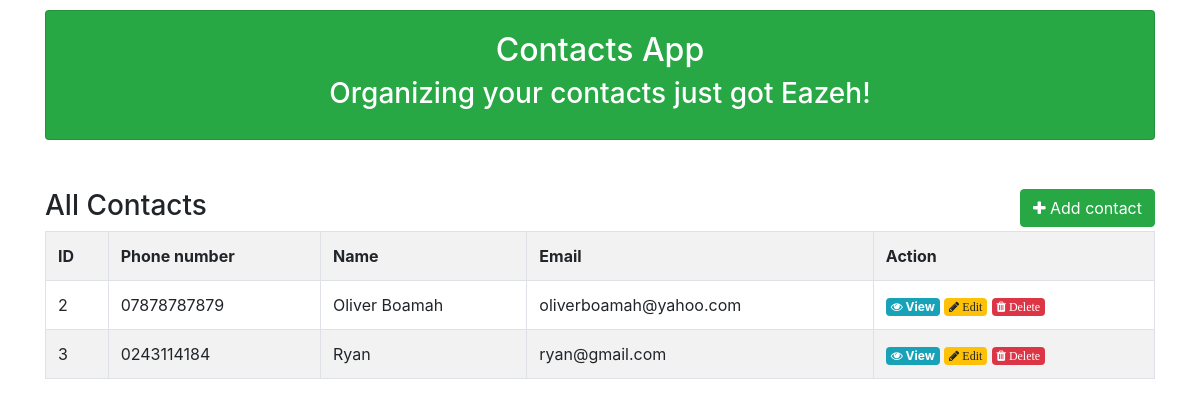
Before: / with the older database file.
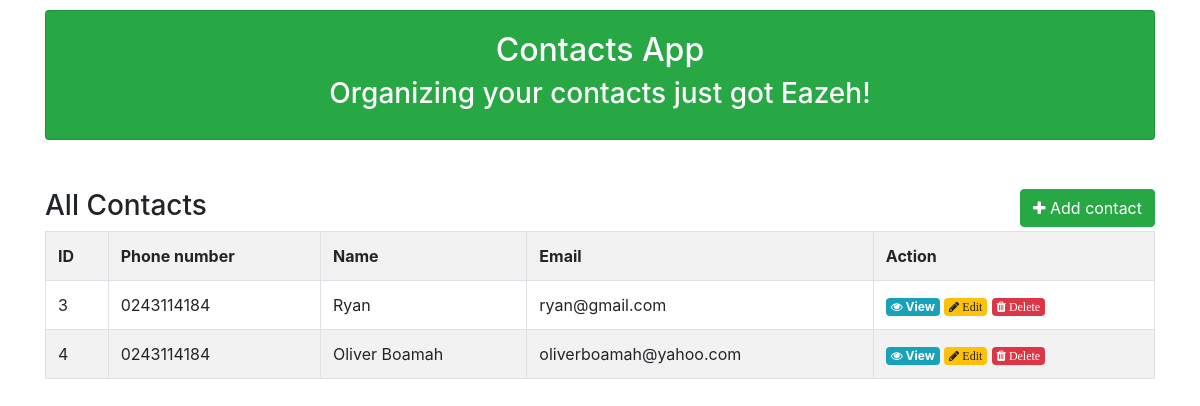
After: the same page with the newer database file.
### contacts/models/contact_model.py (models this page shows)
class Contact(models.Model):
    phone_number = models.CharField(max_length=15, null=False)
    name = models.CharField(max_length=100, null=True)
    email = models.EmailField(null=True)
    created_at = models.DateTimeField(auto_now_add=timezone.now())
    updated_at = models.DateTimeField(auto_now=timezone.now())
    is_deleted = models.BooleanField(default=False)

### contacts/views/contact_views.py (the view)
def get_all_contacts(request):
    contacts = Contact.objects.filter(is_deleted=False).order_by('id')
    create_contact_form = CreateContactForm()
    update_contact_form = UpdateContactForm()
    context = {
        'contacts': contacts,
        'create_contact_form': create_contact_form,
        'update_contact_form': update_contact_form
    }
    return render(request=request, template_name='contacts/index.html', context=context)

### contacts/templates/contacts/index.html (shortened to what this page needs)
{% extends 'contacts/base.html' %}
{% load static %}
{% block content %}
    <button style="float: right" class="btn btn-success" data-toggle="modal" data-target="#exampleModal"><i
            class="fa fa-plus"></i> Add contact
    </button>
    <h3>All Contacts</h3>
    <table class="table table-striped table-bordered">
        <tr>
            <th>ID</th>
            <th>Phone number</th>
            <th>Name</th>
            <th>Email</th>
            <th>Action</th>
        </tr>
        {% for contact in contacts %}
            <tr>
                <td>{{ contact.id }}</td>
                <td>{{ contact.phone_number }}</td>
                <td>{{ contact.name }}</td>
                <td>{{ contact.email }}</td>
                <td>
                    <a href="{% url 'contacts:show' contact.id %}"><span class="badge badge-info"><i
                            class="fa fa-eye"></i> View</span></a>
                    <a id="{{ contact.id }}" class="update-contact" href="javascript: void(0)"><span
                            class="badge badge-warning"
                            data-target="#updateContactModal" data-toggle="modal">
                        <i class="fa fa-pencil"> Edit</i></span></a>
                    <a id="{{ contact.id }}" class="delete-contact" href="javascript: void(0)"><span
                            class="badge badge-danger"><i class="fa fa-trash"> Delete</i>
                    </span></a>
                </td>
            </tr>
        {% endfor %}
    </table>
{% endblock content %}

### contacts/templates/contacts/base.html (shortened to what this page needs)
{% load static %}
<!DOCTYPE html>
<html lang="en">
<head>
    {% block stylesheets %}
        <link href="{% static 'bootstrap/css/bootstrap.css' %}" rel="stylesheet">
        <link rel="stylesheet"
              href="https://cdnjs.cloudflare.com/ajax/libs/font-awesome/4.7.0/css/font-awesome.min.css">
    {% endblock stylesheets %}
</head>
<body>
{% block header %}
    <div class="container">
    <div class="card card-body bg-success" style="margin-top: 10px">
        <div style="text-align: center">
            <h2 style="color: white">Contacts App</h2>
            <h3 style="color: white">Organizing your contacts just got Eazeh!</h3>
        </div>
    </div>
    <div>
    <br/><br/>
{% endblock header %}
{% block messages %}
    <div class="row">
        <div class="col-md-12">
        </div>
    </div>
{% endblock messages %}
{% block content %}
{% endblock content %}
</div>
</div>
</body>
</html>

Changed rows visible on the page:
no longer on this page (row edited): Contact: id "2", phone_number "07878787879", name "Oliver Boamah", email "oliverboamah@yahoo.com"
added Contact: id "4", phone_number "0243114184", name "Oliver Boamah", email "oliverboamah@yahoo.com"
